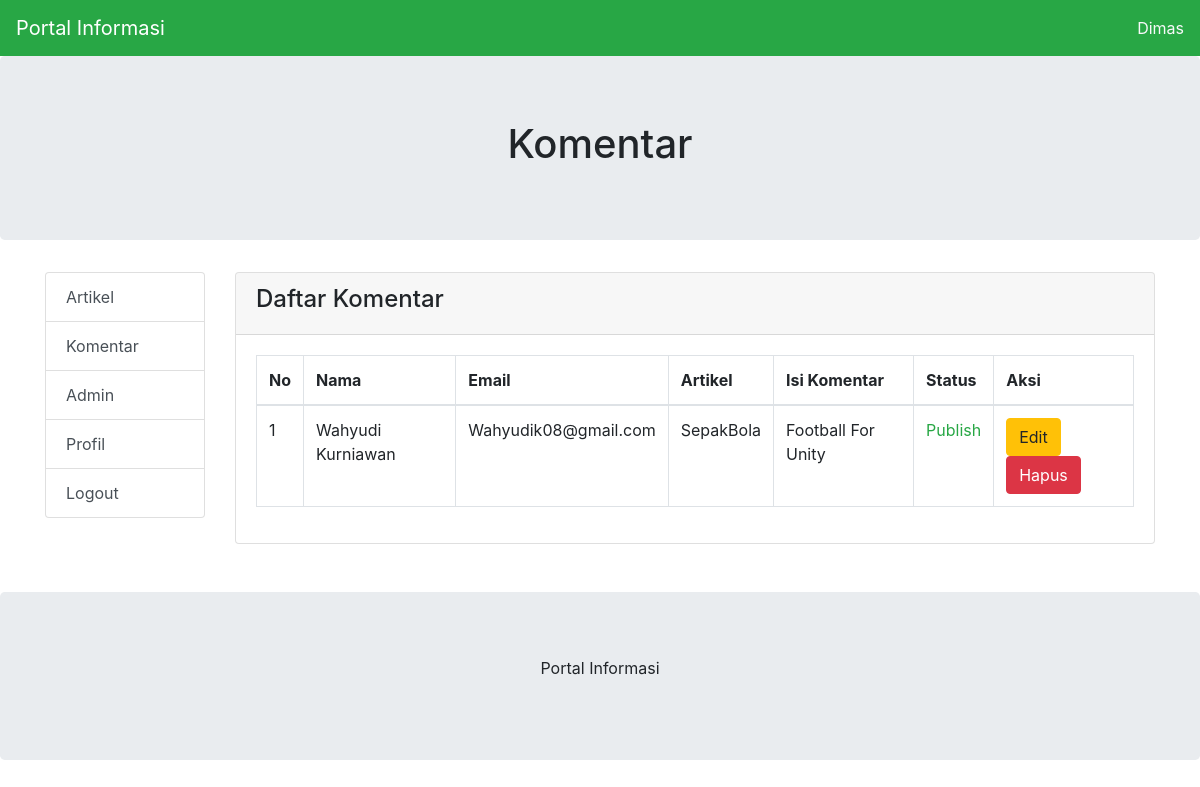
/admin/index.php?halaman=komentar (signed in), run on the app's committed database.
### tables this page shows
CREATE TABLE `profil` (
  `nama_website` varchar(50) NOT NULL
);

CREATE TABLE `komentar` (
  `id_komentar` int(11) NOT NULL,
  `id_artikel` int(11) NOT NULL,
  `nama` varchar(100) NOT NULL,
  `email` varchar(100) NOT NULL,
  `isi_komentar` text NOT NULL,
  `status_komentar` int(11) NOT NULL
);

CREATE TABLE `artikel` (
  `id_artikel` int(11) NOT NULL,
  `kode_artikel` char(10) NOT NULL,
  `judul_artikel` varchar(100) NOT NULL,
  `isi_artikel` text NOT NULL,
  `gambar` varchar(100) NOT NULL DEFAULT 'gambar_default.png',
  `tanggal` datetime NOT NULL,
  `status` int(11) NOT NULL,
  `id_kategori` int(11) NOT NULL,
  `id_pengguna` int(11) NOT NULL
);

### admin/index.php (the view, shortened to what this page needs)
<!DOCTYPE html>
<html lang="en">
<head>
    <link rel="stylesheet" href="../bootstrap/css/bootstrap.min.css">
</head>
<body>
<nav class="navbar navbar-expand-md bg-success navbar-dark">
    <?php
        include '../config/koneksi.php';
        $ambil_kategori = mysqli_query ($kon,"select * from profil limit 1");
        $row = mysqli_fetch_assoc($ambil_kategori);
        $nama_website = $row['nama_website'];
        $copy_right = $row['nama_website'];
    ?>
    <a class="navbar-brand" href="../index.php"><?php echo $nama_website; ?> </a>
    <div class="collapse navbar-collapse" id="collapsibleNavbar">
        <ul class="navbar-nav  ml-auto">
        <li class="text-light"> <?php echo $_SESSION["nama_pengguna"]; ?> </li>
        </ul>
    </div>
</nav>
<div class="jumbotron text-center">
<?php
if(isset($_GET['halaman']) && !isset($_GET['kategori'])){
    $halaman = $_GET['halaman'];
   echo "<h1>".ucwords($halaman)."</h1>";
}
?>
</div>
<div class="container">
    <div class="row">
        <div class="col-sm-2">
            <div class="list-group">
                <a href="index.php?halaman=kategori" class="list-group-item list-group-item-action">Artikel</a>
                <a href="index.php?halaman=komentar" class="list-group-item list-group-item-action">Komentar</a>
                <a href="index.php?halaman=admin" class="list-group-item list-group-item-action">Admin</a>
                <a href="index.php?halaman=profil" class="list-group-item list-group-item-action">Profil</a>
                <a href="logout.php" class="list-group-item list-group-item-action">Logout</a>
            </div>
        </div>
        <div class="col-sm-10">
        <?php
            if(isset($_GET['halaman'])){
                $halaman = $_GET['halaman'];
                switch ($halaman) {
                    case 'komentar':
                        include "komentar/index.php";
                        break;
                }
            }else {
                include "dashboard.php";
            }
        ?>
        </div>
    </div>
    <br>
</div>
<div class="jumbotron text-center" style="margin-bottom:0">
    <p><?php echo  $copy_right; ?></p>
</div>
</body>
</html>

### admin/komentar/index.php (shortened to what this page needs)
<div class="card mb-4">
    <div class="card-header">
        <h4>Daftar Komentar</h4>
    </div>
    <div class="card-body">
       <div class="table-responsive">
            <table class="table table-bordered" id="dataTable" width="100%" cellspacing="0">
                <thead>
                <tr>
                    <th>No</th>
                    <th>Nama</th>
                    <th>Email</th>
                    <th>Artikel</th>
                    <th>Isi Komentar</th>
                    <th>Status</th>
                    <th>Aksi</th>
                </tr>
                </thead>
                <tbody>
                    <?php
                        include '../config/koneksi.php';
                        $sql="select * from komentar k inner join artikel a on a.id_artikel=k.id_artikel order by id_komentar desc";
                        $hasil=mysqli_query($kon,$sql);
                        $no=0;
                        while ($data = mysqli_fetch_array($hasil)):
                        $no++;
                    ?>
                    <tr>
                        <td><?php echo $no; ?></td>
                        <td><?php echo $data['nama']; ?></td>
                        <td><?php echo $data['email']; ?></td>
                        <td><?php echo $data['judul_artikel']; ?></td>
                        <td><?php echo $data['isi_komentar']; ?></td>
                        <td><?php echo $data['status_komentar'] == 1 ? "<span class='text-success'>Publish</span>" : "<span class='text-danger'>Tidak Dipublish</span>"; ?> </td>
                        <td>
                            <button class="btn-edit btn btn-warning btn-circle" id_komentar="<?php echo $data['id_komentar']; ?>"  >Edit</button>
                            <button class="btn-hapus btn btn-danger btn-circle"  id_komentar="<?php echo $data['id_komentar']; ?>" >Hapus</button>
                        </td>
                    </tr>
                    <?php endwhile; ?>
                </tbody>
            </table>
            </div>
    </div>
</div>

### data on the page
profil: nama_website "Portal Informasi"
komentar: nama "Wahyudi Kurniawan", email "Wahyudik08@gmail.com", id_artikel.judul_artikel "SepakBola", isi_komentar "Football For Unity", status_komentar "Publish"

### other printed values
$_SESSION["nama_pengguna"] "Dimas"
$halaman "Komentar"
